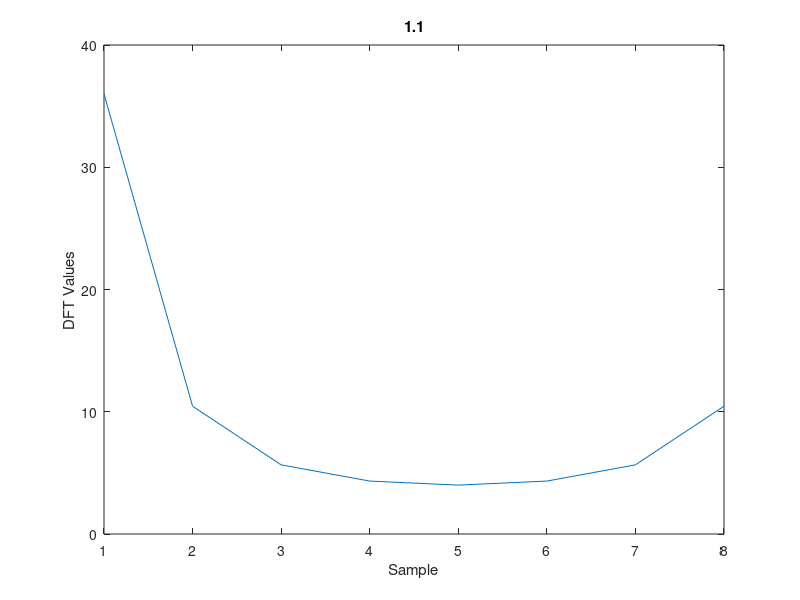
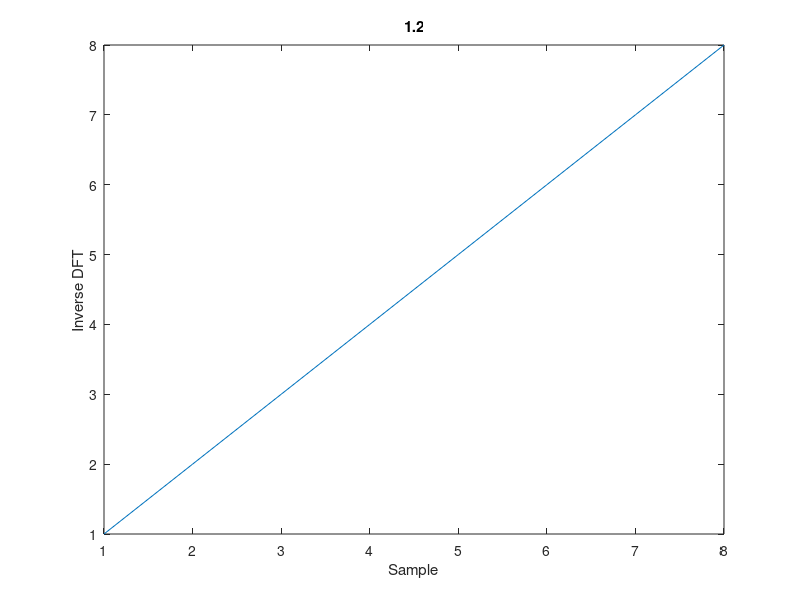

Write the MATLAB code that produced these figures, in order. (Note: this script raises an error after producing the figures.)
%% 1.1
x = [1,2,3,4,5,6,7,8];
X = fft(x);

figure
plot(abs(X))
title('1.1'), xlabel('Sample'), ylabel('DFT Values')
%% 1.2
x = ifft(X);
figure
plot(abs(x))
title('1.2'), xlabel('Sample'), ylabel('Inverse DFT')
%% 1.3
x = [1,2,3,4,5,6,7,8];

X = my_fft(x);
%y = my_ifft(X);